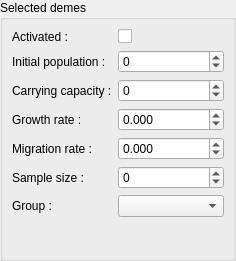
<?xml version="1.0" encoding="UTF-8"?>
<ui version="4.0">
 <class>DemesParamWidget</class>
 <widget class="QWidget" name="DemesParamWidget">
  <property name="geometry">
   <rect>
    <x>0</x>
    <y>0</y>
    <width>236</width>
    <height>261</height>
   </rect>
  </property>
  <property name="windowTitle">
   <string>Form</string>
  </property>
  <layout class="QVBoxLayout" name="verticalLayout">
   <property name="leftMargin">
    <number>0</number>
   </property>
   <property name="topMargin">
    <number>0</number>
   </property>
   <property name="rightMargin">
    <number>0</number>
   </property>
   <property name="bottomMargin">
    <number>0</number>
   </property>
   <item>
    <widget class="QGroupBox" name="groupBox">
     <property name="sizePolicy">
      <sizepolicy hsizetype="Minimum" vsizetype="Minimum">
       <horstretch>0</horstretch>
       <verstretch>0</verstretch>
      </sizepolicy>
     </property>
     <property name="title">
      <string>Selected demes</string>
     </property>
     <layout class="QFormLayout" name="formLayout">
      <item row="0" column="0">
       <widget class="QLabel" name="activatedLabel">
        <property name="text">
         <string>Activated :</string>
        </property>
       </widget>
      </item>
      <item row="0" column="1">
       <widget class="QCheckBox" name="activatedCheckBox">
        <property name="tristate">
         <bool>true</bool>
        </property>
       </widget>
      </item>
      <item row="1" column="0">
       <widget class="QLabel" name="initialPopulationLabel">
        <property name="text">
         <string>Initial population :</string>
        </property>
       </widget>
      </item>
      <item row="1" column="1">
       <widget class="QSpinBox" name="initialPopulationSpinBox">
        <property name="specialValueText">
         <string>Varying</string>
        </property>
        <property name="keyboardTracking">
         <bool>false</bool>
        </property>
        <property name="minimum">
         <number>-1</number>
        </property>
        <property name="maximum">
         <number>999999999</number>
        </property>
        <property name="singleStep">
         <number>10</number>
        </property>
       </widget>
      </item>
      <item row="2" column="0">
       <widget class="QLabel" name="carryingCapacityLabel">
        <property name="text">
         <string>Carrying capacity :</string>
        </property>
       </widget>
      </item>
      <item row="2" column="1">
       <widget class="QSpinBox" name="carryingCapacitySpinBox">
        <property name="specialValueText">
         <string>Varying</string>
        </property>
        <property name="keyboardTracking">
         <bool>false</bool>
        </property>
        <property name="minimum">
         <number>-1</number>
        </property>
        <property name="maximum">
         <number>999999999</number>
        </property>
        <property name="singleStep">
         <number>10</number>
        </property>
       </widget>
      </item>
      <item row="3" column="0">
       <widget class="QLabel" name="growthRateLabel">
        <property name="text">
         <string>Growth rate :</string>
        </property>
       </widget>
      </item>
      <item row="3" column="1">
       <widget class="QDoubleSpinBox" name="growthRateDoubleSpinBox">
        <property name="specialValueText">
         <string>Varying</string>
        </property>
        <property name="keyboardTracking">
         <bool>false</bool>
        </property>
        <property name="decimals">
         <number>3</number>
        </property>
        <property name="minimum">
         <double>-0.001000000000000</double>
        </property>
        <property name="singleStep">
         <double>0.050000000000000</double>
        </property>
       </widget>
      </item>
      <item row="4" column="0">
       <widget class="QLabel" name="migrationRateLabel">
        <property name="text">
         <string>Migration rate :</string>
        </property>
       </widget>
      </item>
      <item row="4" column="1">
       <widget class="QDoubleSpinBox" name="migrationRateDoubleSpinBox">
        <property name="specialValueText">
         <string>Varying</string>
        </property>
        <property name="keyboardTracking">
         <bool>false</bool>
        </property>
        <property name="decimals">
         <number>3</number>
        </property>
        <property name="minimum">
         <double>-0.001000000000000</double>
        </property>
        <property name="singleStep">
         <double>0.050000000000000</double>
        </property>
       </widget>
      </item>
      <item row="5" column="0">
       <widget class="QLabel" name="sampleSizeLabel">
        <property name="text">
         <string>Sample size :</string>
        </property>
       </widget>
      </item>
      <item row="5" column="1">
       <widget class="QSpinBox" name="sampleSizeSpinBox">
        <property name="specialValueText">
         <string>Varying</string>
        </property>
        <property name="keyboardTracking">
         <bool>false</bool>
        </property>
        <property name="minimum">
         <number>-1</number>
        </property>
        <property name="maximum">
         <number>999999999</number>
        </property>
       </widget>
      </item>
      <item row="6" column="0">
       <widget class="QLabel" name="groupLabel">
        <property name="text">
         <string>Group :</string>
        </property>
       </widget>
      </item>
      <item row="6" column="1">
       <widget class="QComboBox" name="groupComboBox"/>
      </item>
     </layout>
    </widget>
   </item>
  </layout>
 </widget>
 <resources/>
 <connections/>
</ui>
